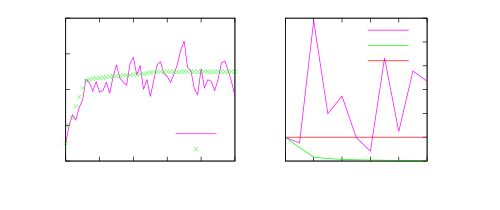

Reproduce this figure in gnuplot.
# set terminal x11 
# set output
set style line 1 lt 4 lw 2
set style line 2 lt 5 lw 2
set style line 3 lt 2 lw 2
set style line 4 lt 1 lw 2
set style line 5 lt 6 lw 1
set size 1,0.6
set origin 0,0
set multiplot
set size 0.525,0.6
set origin 0,0
set ytics nomirror
set xtics 10
set ytics 10
set ylabel "Inventory at Retailer"
set xlabel "Time"
set key 
set key horizontal bottom
#unset key
plot "CL1.dat" index 0 u 1:2 w l ls 1 t "Actual",\
"" index 0 u 1:3 w points t "Nominal"
set size 0.525, 0.6
set origin 0.525,0
unset ylabel
unset ytics
set key horizontal top
set xtics 2
#set format y2 "%3.0em"
set y2tics nomirror
set y2label "Cost"
#set y2range [-0.1:25000]
set xrange [0:10]
#set y2tics 100
set xlabel "time"
set label "$\\times 10^{5}$" at graph 1.2,1
#unset label
plot "CL1.dat" index 1 u 1:($2/100000) w l ls 1 axis x1y2 t "$V_N^\\beta(x,\\tilde{\\mathbf{v}})$",\
"" index 1 u 1:($3/100000) w l ls 3 axis x1y2 t "$V_N^\\beta(z,\\tilde{\\mathbf{v}})$",\
"" index 1 u 1:($4/100000) w l ls 4 axis x1y2 t "$\\bar{V}$"
